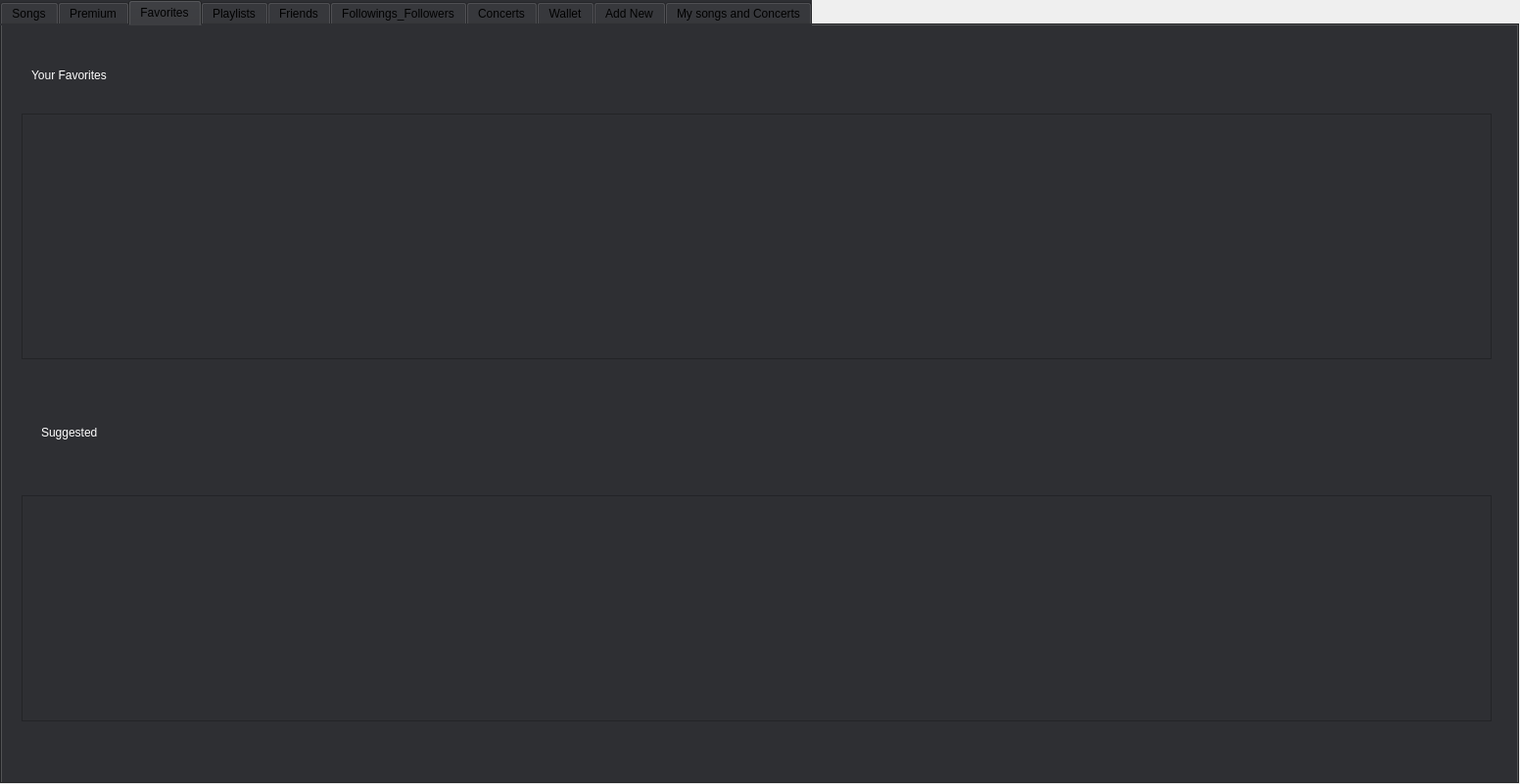
<?xml version="1.0" encoding="UTF-8"?>
<ui version="4.0">
 <class>Premium</class>
 <widget class="QWidget" name="Premium">
  <property name="geometry">
   <rect>
    <x>0</x>
    <y>0</y>
    <width>1552</width>
    <height>801</height>
   </rect>
  </property>
  <property name="windowTitle">
   <string>Form</string>
  </property>
  <widget class="QTabWidget" name="tabWidget">
   <property name="geometry">
    <rect>
     <x>0</x>
     <y>0</y>
     <width>1551</width>
     <height>801</height>
    </rect>
   </property>
   <property name="styleSheet">
    <string notr="true">background-color: rgb(46, 47, 51);</string>
   </property>
   <property name="currentIndex">
    <number>2</number>
   </property>
   <widget class="QWidget" name="songs_tab">
    <attribute name="title">
     <string>Songs</string>
    </attribute>
    <widget class="QScrollArea" name="scrollArea">
     <property name="geometry">
      <rect>
       <x>0</x>
       <y>70</y>
       <width>1521</width>
       <height>681</height>
      </rect>
     </property>
     <property name="styleSheet">
      <string notr="true">background-color: rgb(46, 47, 51);
color: rgb(255, 255, 255);</string>
     </property>
     <property name="widgetResizable">
      <bool>true</bool>
     </property>
     <widget class="QWidget" name="scrollAreaWidgetContents">
      <property name="geometry">
       <rect>
        <x>0</x>
        <y>0</y>
        <width>1519</width>
        <height>679</height>
       </rect>
      </property>
     </widget>
    </widget>
    <widget class="QLineEdit" name="SearchLineEdit">
     <property name="geometry">
      <rect>
       <x>12</x>
       <y>10</y>
       <width>1461</width>
       <height>28</height>
      </rect>
     </property>
     <property name="styleSheet">
      <string notr="true">color: rgb(255, 255, 255);</string>
     </property>
    </widget>
    <widget class="QRadioButton" name="SearchNameArtist">
     <property name="geometry">
      <rect>
       <x>11</x>
       <y>41</y>
       <width>149</width>
       <height>26</height>
      </rect>
     </property>
     <property name="text">
      <string>Name of the artist</string>
     </property>
    </widget>
    <widget class="QRadioButton" name="SearchAgeCategory">
     <property name="geometry">
      <rect>
       <x>180</x>
       <y>40</y>
       <width>118</width>
       <height>26</height>
      </rect>
     </property>
     <property name="text">
      <string>Age category</string>
     </property>
    </widget>
    <widget class="QRadioButton" name="SearchNameMusic">
     <property name="geometry">
      <rect>
       <x>320</x>
       <y>40</y>
       <width>201</width>
       <height>26</height>
      </rect>
     </property>
     <property name="text">
      <string>The name of the music</string>
     </property>
    </widget>
    <widget class="QRadioButton" name="SearchCountry">
     <property name="geometry">
      <rect>
       <x>520</x>
       <y>40</y>
       <width>80</width>
       <height>26</height>
      </rect>
     </property>
     <property name="text">
      <string>Country</string>
     </property>
    </widget>
    <widget class="QRadioButton" name="SearchGenre">
     <property name="geometry">
      <rect>
       <x>620</x>
       <y>40</y>
       <width>68</width>
       <height>26</height>
      </rect>
     </property>
     <property name="text">
      <string>Genre</string>
     </property>
    </widget>
    <widget class="QPushButton" name="Search_pushButton">
     <property name="geometry">
      <rect>
       <x>1490</x>
       <y>10</y>
       <width>51</width>
       <height>51</height>
      </rect>
     </property>
     <property name="text">
      <string/>
     </property>
    </widget>
   </widget>
   <widget class="QWidget" name="premium_tab">
    <attribute name="title">
     <string>Premium</string>
    </attribute>
   </widget>
   <widget class="QWidget" name="favorites_tab">
    <attribute name="title">
     <string>Favorites</string>
    </attribute>
    <widget class="QScrollArea" name="scrollArea_2">
     <property name="geometry">
      <rect>
       <x>20</x>
       <y>90</y>
       <width>1501</width>
       <height>251</height>
      </rect>
     </property>
     <property name="styleSheet">
      <string notr="true">color: rgb(255, 255, 255);</string>
     </property>
     <property name="widgetResizable">
      <bool>true</bool>
     </property>
     <widget class="QWidget" name="scrollAreaWidgetContents_2">
      <property name="geometry">
       <rect>
        <x>0</x>
        <y>0</y>
        <width>1499</width>
        <height>249</height>
       </rect>
      </property>
     </widget>
    </widget>
    <widget class="QLabel" name="favorites_label">
     <property name="geometry">
      <rect>
       <x>30</x>
       <y>40</y>
       <width>151</width>
       <height>21</height>
      </rect>
     </property>
     <property name="styleSheet">
      <string notr="true">color: rgb(255, 255, 255);</string>
     </property>
     <property name="text">
      <string>Your Favorites</string>
     </property>
    </widget>
    <widget class="QLabel" name="suggested_label">
     <property name="geometry">
      <rect>
       <x>40</x>
       <y>400</y>
       <width>131</width>
       <height>31</height>
      </rect>
     </property>
     <property name="styleSheet">
      <string notr="true">color: rgb(255, 255, 255);</string>
     </property>
     <property name="text">
      <string>Suggested</string>
     </property>
    </widget>
    <widget class="QScrollArea" name="scrollArea_3">
     <property name="geometry">
      <rect>
       <x>20</x>
       <y>480</y>
       <width>1501</width>
       <height>231</height>
      </rect>
     </property>
     <property name="styleSheet">
      <string notr="true">color: rgb(255, 255, 255);</string>
     </property>
     <property name="widgetResizable">
      <bool>true</bool>
     </property>
     <widget class="QWidget" name="scrollAreaWidgetContents_4">
      <property name="geometry">
       <rect>
        <x>0</x>
        <y>0</y>
        <width>1499</width>
        <height>229</height>
       </rect>
      </property>
     </widget>
    </widget>
   </widget>
   <widget class="QWidget" name="playlist_tab">
    <attribute name="title">
     <string>Playlists</string>
    </attribute>
    <widget class="QScrollArea" name="friend_playlist_scrollbar">
     <property name="geometry">
      <rect>
       <x>0</x>
       <y>290</y>
       <width>1501</width>
       <height>181</height>
      </rect>
     </property>
     <property name="styleSheet">
      <string notr="true">color: rgb(255, 255, 255);</string>
     </property>
     <property name="widgetResizable">
      <bool>true</bool>
     </property>
     <widget class="QWidget" name="scrollAreaWidgetContents_5">
      <property name="geometry">
       <rect>
        <x>0</x>
        <y>0</y>
        <width>1499</width>
        <height>179</height>
       </rect>
      </property>
     </widget>
    </widget>
    <widget class="QLabel" name="friendsP_label">
     <property name="geometry">
      <rect>
       <x>20</x>
       <y>230</y>
       <width>231</width>
       <height>41</height>
      </rect>
     </property>
     <property name="styleSheet">
      <string notr="true">color: rgb(255, 255, 255);</string>
     </property>
     <property name="text">
      <string>Your Friends Playlist</string>
     </property>
    </widget>
    <widget class="QScrollArea" name="your_playlist_scrollbar">
     <property name="geometry">
      <rect>
       <x>0</x>
       <y>40</y>
       <width>1501</width>
       <height>171</height>
      </rect>
     </property>
     <property name="styleSheet">
      <string notr="true">color: rgb(255, 255, 255);</string>
     </property>
     <property name="widgetResizable">
      <bool>true</bool>
     </property>
     <widget class="QWidget" name="scrollAreaWidgetContents_6">
      <property name="geometry">
       <rect>
        <x>0</x>
        <y>0</y>
        <width>1499</width>
        <height>169</height>
       </rect>
      </property>
     </widget>
    </widget>
    <widget class="QLabel" name="playlist_label">
     <property name="geometry">
      <rect>
       <x>20</x>
       <y>10</y>
       <width>151</width>
       <height>21</height>
      </rect>
     </property>
     <property name="styleSheet">
      <string notr="true">color: rgb(255, 255, 255);</string>
     </property>
     <property name="text">
      <string>Your Playlists</string>
     </property>
    </widget>
    <widget class="QLabel" name="public_playlist_label">
     <property name="geometry">
      <rect>
       <x>20</x>
       <y>480</y>
       <width>141</width>
       <height>51</height>
      </rect>
     </property>
     <property name="styleSheet">
      <string notr="true">color: rgb(255, 255, 255);</string>
     </property>
     <property name="text">
      <string>Public Playlists</string>
     </property>
    </widget>
    <widget class="QScrollArea" name="publicPlaylist_scrollbar">
     <property name="geometry">
      <rect>
       <x>0</x>
       <y>540</y>
       <width>1501</width>
       <height>181</height>
      </rect>
     </property>
     <property name="styleSheet">
      <string notr="true">color: rgb(255, 255, 255);</string>
     </property>
     <property name="widgetResizable">
      <bool>true</bool>
     </property>
     <widget class="QWidget" name="scrollAreaWidgetContents_8">
      <property name="geometry">
       <rect>
        <x>0</x>
        <y>0</y>
        <width>1499</width>
        <height>179</height>
       </rect>
      </property>
     </widget>
    </widget>
   </widget>
   <widget class="QWidget" name="friends_tab">
    <attribute name="title">
     <string>Friends</string>
    </attribute>
    <widget class="QScrollArea" name="friends_scrollArea">
     <property name="geometry">
      <rect>
       <x>660</x>
       <y>80</y>
       <width>391</width>
       <height>671</height>
      </rect>
     </property>
     <property name="styleSheet">
      <string notr="true">color: rgb(255, 255, 255);</string>
     </property>
     <property name="widgetResizable">
      <bool>true</bool>
     </property>
     <widget class="QWidget" name="scrollAreaWidgetContents_7">
      <property name="geometry">
       <rect>
        <x>0</x>
        <y>0</y>
        <width>389</width>
        <height>669</height>
       </rect>
      </property>
     </widget>
    </widget>
    <widget class="QLabel" name="friends_label">
     <property name="geometry">
      <rect>
       <x>810</x>
       <y>30</y>
       <width>171</width>
       <height>20</height>
      </rect>
     </property>
     <property name="styleSheet">
      <string notr="true">color: rgb(255, 255, 255);</string>
     </property>
     <property name="text">
      <string>Your Friends</string>
     </property>
    </widget>
    <widget class="QScrollArea" name="friendship_requests">
     <property name="geometry">
      <rect>
       <x>80</x>
       <y>80</y>
       <width>351</width>
       <height>671</height>
      </rect>
     </property>
     <property name="styleSheet">
      <string notr="true">color: rgb(255, 255, 255);</string>
     </property>
     <property name="widgetResizable">
      <bool>true</bool>
     </property>
     <widget class="QWidget" name="scrollAreaWidgetContents_15">
      <property name="geometry">
       <rect>
        <x>0</x>
        <y>0</y>
        <width>349</width>
        <height>669</height>
       </rect>
      </property>
     </widget>
    </widget>
    <widget class="QLabel" name="requst_label">
     <property name="geometry">
      <rect>
       <x>200</x>
       <y>30</y>
       <width>231</width>
       <height>20</height>
      </rect>
     </property>
     <property name="styleSheet">
      <string notr="true">color: rgb(255, 255, 255);</string>
     </property>
     <property name="text">
      <string>Friendship Requsts</string>
     </property>
    </widget>
   </widget>
   <widget class="QWidget" name="follow_tab">
    <attribute name="title">
     <string>Followings_Followers</string>
    </attribute>
    <widget class="QLabel" name="following_label">
     <property name="geometry">
      <rect>
       <x>290</x>
       <y>20</y>
       <width>81</width>
       <height>31</height>
      </rect>
     </property>
     <property name="styleSheet">
      <string notr="true">color: rgb(255, 255, 255);</string>
     </property>
     <property name="text">
      <string>Followings</string>
     </property>
    </widget>
    <widget class="QScrollArea" name="followin_scrollBar">
     <property name="geometry">
      <rect>
       <x>190</x>
       <y>70</y>
       <width>271</width>
       <height>651</height>
      </rect>
     </property>
     <property name="styleSheet">
      <string notr="true">color: rgb(255, 255, 255);</string>
     </property>
     <property name="widgetResizable">
      <bool>true</bool>
     </property>
     <widget class="QWidget" name="scrollAreaWidgetContents_9">
      <property name="geometry">
       <rect>
        <x>0</x>
        <y>0</y>
        <width>269</width>
        <height>649</height>
       </rect>
      </property>
     </widget>
    </widget>
    <widget class="QScrollArea" name="follower_scrollBar">
     <property name="geometry">
      <rect>
       <x>530</x>
       <y>70</y>
       <width>271</width>
       <height>651</height>
      </rect>
     </property>
     <property name="styleSheet">
      <string notr="true">color: rgb(255, 255, 255);</string>
     </property>
     <property name="widgetResizable">
      <bool>true</bool>
     </property>
     <widget class="QWidget" name="scrollAreaWidgetContents_10">
      <property name="geometry">
       <rect>
        <x>0</x>
        <y>0</y>
        <width>269</width>
        <height>649</height>
       </rect>
      </property>
     </widget>
    </widget>
    <widget class="QLabel" name="followers_label">
     <property name="geometry">
      <rect>
       <x>620</x>
       <y>20</y>
       <width>81</width>
       <height>31</height>
      </rect>
     </property>
     <property name="styleSheet">
      <string notr="true">color: rgb(255, 255, 255);</string>
     </property>
     <property name="text">
      <string>Followers</string>
     </property>
    </widget>
    <widget class="QLabel" name="allUsers_label">
     <property name="geometry">
      <rect>
       <x>980</x>
       <y>20</y>
       <width>81</width>
       <height>31</height>
      </rect>
     </property>
     <property name="styleSheet">
      <string notr="true">color: rgb(255, 255, 255);</string>
     </property>
     <property name="text">
      <string>All Users</string>
     </property>
    </widget>
    <widget class="QScrollArea" name="allUsers_scrollBar">
     <property name="geometry">
      <rect>
       <x>870</x>
       <y>70</y>
       <width>271</width>
       <height>651</height>
      </rect>
     </property>
     <property name="styleSheet">
      <string notr="true">color: rgb(255, 255, 255);</string>
     </property>
     <property name="widgetResizable">
      <bool>true</bool>
     </property>
     <widget class="QWidget" name="scrollAreaWidgetContents_17">
      <property name="geometry">
       <rect>
        <x>0</x>
        <y>0</y>
        <width>269</width>
        <height>649</height>
       </rect>
      </property>
     </widget>
    </widget>
   </widget>
   <widget class="QWidget" name="tab">
    <attribute name="title">
     <string>Concerts</string>
    </attribute>
    <widget class="QScrollArea" name="concerts_scrollBar">
     <property name="geometry">
      <rect>
       <x>0</x>
       <y>0</y>
       <width>1531</width>
       <height>751</height>
      </rect>
     </property>
     <property name="styleSheet">
      <string notr="true">color: rgb(255, 255, 255);</string>
     </property>
     <property name="widgetResizable">
      <bool>true</bool>
     </property>
     <widget class="QWidget" name="scrollAreaWidgetContents_11">
      <property name="geometry">
       <rect>
        <x>0</x>
        <y>0</y>
        <width>1529</width>
        <height>749</height>
       </rect>
      </property>
     </widget>
    </widget>
   </widget>
   <widget class="QWidget" name="wallet_tab">
    <attribute name="title">
     <string>Wallet</string>
    </attribute>
    <widget class="QLabel" name="Balance_label">
     <property name="geometry">
      <rect>
       <x>350</x>
       <y>30</y>
       <width>91</width>
       <height>81</height>
      </rect>
     </property>
     <property name="styleSheet">
      <string notr="true">color: rgb(255, 255, 255);</string>
     </property>
     <property name="text">
      <string>Balace:</string>
     </property>
    </widget>
    <widget class="QLabel" name="balance">
     <property name="geometry">
      <rect>
       <x>470</x>
       <y>40</y>
       <width>211</width>
       <height>71</height>
      </rect>
     </property>
     <property name="styleSheet">
      <string notr="true">color: rgb(255, 255, 255);</string>
     </property>
     <property name="text">
      <string/>
     </property>
    </widget>
    <widget class="QScrollArea" name="valid_tickets_scrollArea">
     <property name="geometry">
      <rect>
       <x>20</x>
       <y>430</y>
       <width>1511</width>
       <height>111</height>
      </rect>
     </property>
     <property name="styleSheet">
      <string notr="true">color: rgb(255, 255, 255);</string>
     </property>
     <property name="widgetResizable">
      <bool>true</bool>
     </property>
     <widget class="QWidget" name="scrollAreaWidgetContents_12">
      <property name="geometry">
       <rect>
        <x>0</x>
        <y>0</y>
        <width>1509</width>
        <height>109</height>
       </rect>
      </property>
     </widget>
    </widget>
    <widget class="QScrollArea" name="expired_tickets_scrollArea">
     <property name="geometry">
      <rect>
       <x>20</x>
       <y>590</y>
       <width>1511</width>
       <height>111</height>
      </rect>
     </property>
     <property name="styleSheet">
      <string notr="true">color: rgb(255, 255, 255);</string>
     </property>
     <property name="widgetResizable">
      <bool>true</bool>
     </property>
     <widget class="QWidget" name="scrollAreaWidgetContents_14">
      <property name="geometry">
       <rect>
        <x>0</x>
        <y>0</y>
        <width>1509</width>
        <height>109</height>
       </rect>
      </property>
     </widget>
    </widget>
    <widget class="QLabel" name="valid_label">
     <property name="geometry">
      <rect>
       <x>30</x>
       <y>390</y>
       <width>91</width>
       <height>31</height>
      </rect>
     </property>
     <property name="styleSheet">
      <string notr="true">color: rgb(255, 255, 255);</string>
     </property>
     <property name="text">
      <string>Valid Tickets:</string>
     </property>
    </widget>
    <widget class="QLabel" name="expired_label">
     <property name="geometry">
      <rect>
       <x>30</x>
       <y>560</y>
       <width>111</width>
       <height>21</height>
      </rect>
     </property>
     <property name="styleSheet">
      <string notr="true">color: rgb(255, 255, 255);</string>
     </property>
     <property name="text">
      <string>Expired Tickets:</string>
     </property>
    </widget>
    <widget class="QPushButton" name="charge">
     <property name="geometry">
      <rect>
       <x>350</x>
       <y>180</y>
       <width>101</width>
       <height>81</height>
      </rect>
     </property>
     <property name="styleSheet">
      <string notr="true">color: rgb(255, 255, 255);</string>
     </property>
     <property name="text">
      <string>Charge</string>
     </property>
    </widget>
    <widget class="QPushButton" name="withdraw">
     <property name="geometry">
      <rect>
       <x>830</x>
       <y>180</y>
       <width>101</width>
       <height>81</height>
      </rect>
     </property>
     <property name="styleSheet">
      <string notr="true">color: rgb(255, 255, 255);</string>
     </property>
     <property name="text">
      <string>Withdraw</string>
     </property>
    </widget>
    <widget class="QLineEdit" name="password_3">
     <property name="geometry">
      <rect>
       <x>10</x>
       <y>190</y>
       <width>321</width>
       <height>61</height>
      </rect>
     </property>
     <property name="styleSheet">
      <string notr="true">border-radius: 30px;
background-color: rgb(255, 255, 255);
padding: 10px;
font: 700 15pt &quot;UD Digi Kyokasho NP-B&quot;;</string>
     </property>
     <property name="alignment">
      <set>Qt::AlignLeading|Qt::AlignLeft|Qt::AlignVCenter</set>
     </property>
     <property name="placeholderText">
      <string>Enter charge amount</string>
     </property>
    </widget>
    <widget class="QLineEdit" name="password_4">
     <property name="geometry">
      <rect>
       <x>470</x>
       <y>190</y>
       <width>331</width>
       <height>61</height>
      </rect>
     </property>
     <property name="styleSheet">
      <string notr="true">border-radius: 30px;
background-color: rgb(255, 255, 255);
padding: 10px;
font: 700 15pt &quot;UD Digi Kyokasho NP-B&quot;;</string>
     </property>
     <property name="alignment">
      <set>Qt::AlignLeading|Qt::AlignLeft|Qt::AlignVCenter</set>
     </property>
     <property name="placeholderText">
      <string>Enter withdraw amount</string>
     </property>
    </widget>
   </widget>
   <widget class="QWidget" name="add_new">
    <attribute name="title">
     <string>Add New</string>
    </attribute>
    <widget class="QToolBox" name="toolBox">
     <property name="geometry">
      <rect>
       <x>160</x>
       <y>40</y>
       <width>1251</width>
       <height>681</height>
      </rect>
     </property>
     <property name="currentIndex">
      <number>2</number>
     </property>
     <widget class="QWidget" name="add_single">
      <property name="geometry">
       <rect>
        <x>0</x>
        <y>0</y>
        <width>100</width>
        <height>30</height>
       </rect>
      </property>
      <attribute name="label">
       <string>Add Single</string>
      </attribute>
      <widget class="QPushButton" name="submit_song">
       <property name="geometry">
        <rect>
         <x>240</x>
         <y>500</y>
         <width>691</width>
         <height>61</height>
        </rect>
       </property>
       <property name="cursor">
        <cursorShape>PointingHandCursor</cursorShape>
       </property>
       <property name="styleSheet">
        <string notr="true">font: 15pt &quot;Segoe UI Historic&quot;;
background-color: rgb(46, 189, 89);border-radius: 30px;
color: rgb(255, 255, 255);</string>
       </property>
       <property name="text">
        <string>Submit</string>
       </property>
      </widget>
      <widget class="QLineEdit" name="title">
       <property name="geometry">
        <rect>
         <x>530</x>
         <y>60</y>
         <width>401</width>
         <height>61</height>
        </rect>
       </property>
       <property name="styleSheet">
        <string notr="true">border-radius: 30px;
background-color: rgb(255, 255, 255);
padding: 10px;
font: 700 15pt &quot;UD Digi Kyokasho NP-B&quot;;</string>
       </property>
       <property name="alignment">
        <set>Qt::AlignCenter</set>
       </property>
       <property name="placeholderText">
        <string>Title</string>
       </property>
      </widget>
      <widget class="QLineEdit" name="Album">
       <property name="geometry">
        <rect>
         <x>530</x>
         <y>140</y>
         <width>401</width>
         <height>61</height>
        </rect>
       </property>
       <property name="styleSheet">
        <string notr="true">border-radius: 30px;
background-color: rgb(255, 255, 255);
padding: 10px;
font: 700 15pt &quot;UD Digi Kyokasho NP-B&quot;;</string>
       </property>
       <property name="alignment">
        <set>Qt::AlignCenter</set>
       </property>
       <property name="placeholderText">
        <string>Album</string>
       </property>
      </widget>
      <widget class="QLineEdit" name="Genre">
       <property name="geometry">
        <rect>
         <x>530</x>
         <y>220</y>
         <width>401</width>
         <height>61</height>
        </rect>
       </property>
       <property name="styleSheet">
        <string notr="true">border-radius: 30px;
background-color: rgb(255, 255, 255);
padding: 10px;
font: 700 15pt &quot;UD Digi Kyokasho NP-B&quot;;</string>
       </property>
       <property name="alignment">
        <set>Qt::AlignCenter</set>
       </property>
       <property name="placeholderText">
        <string>Genre</string>
       </property>
      </widget>
      <widget class="QLineEdit" name="ReleaseDate">
       <property name="geometry">
        <rect>
         <x>530</x>
         <y>290</y>
         <width>401</width>
         <height>61</height>
        </rect>
       </property>
       <property name="styleSheet">
        <string notr="true">border-radius: 30px;
background-color: rgb(255, 255, 255);
padding: 10px;
font: 700 15pt &quot;UD Digi Kyokasho NP-B&quot;;</string>
       </property>
       <property name="alignment">
        <set>Qt::AlignCenter</set>
       </property>
       <property name="placeholderText">
        <string>Release Date</string>
       </property>
      </widget>
      <widget class="QPlainTextEdit" name="Lyrics">
       <property name="geometry">
        <rect>
         <x>240</x>
         <y>40</y>
         <width>281</width>
         <height>451</height>
        </rect>
       </property>
       <property name="styleSheet">
        <string notr="true">border-radius: 30px;
background-color: rgb(255, 255, 255);
padding: 10px;
font: 700 15pt &quot;UD Digi Kyokasho NP-B&quot;;</string>
       </property>
       <property name="placeholderText">
        <string>Enter Lyrics</string>
       </property>
      </widget>
      <widget class="QLineEdit" name="AgeCategory">
       <property name="geometry">
        <rect>
         <x>530</x>
         <y>360</y>
         <width>401</width>
         <height>61</height>
        </rect>
       </property>
       <property name="styleSheet">
        <string notr="true">border-radius: 30px;
background-color: rgb(255, 255, 255);
padding: 10px;
font: 700 15pt &quot;UD Digi Kyokasho NP-B&quot;;</string>
       </property>
       <property name="alignment">
        <set>Qt::AlignCenter</set>
       </property>
       <property name="placeholderText">
        <string>Age Category</string>
       </property>
      </widget>
      <widget class="QLineEdit" name="Country">
       <property name="geometry">
        <rect>
         <x>530</x>
         <y>430</y>
         <width>401</width>
         <height>61</height>
        </rect>
       </property>
       <property name="styleSheet">
        <string notr="true">border-radius: 30px;
background-color: rgb(255, 255, 255);
padding: 10px;
font: 700 15pt &quot;UD Digi Kyokasho NP-B&quot;;</string>
       </property>
       <property name="alignment">
        <set>Qt::AlignCenter</set>
       </property>
       <property name="placeholderText">
        <string>Country</string>
       </property>
      </widget>
      <widget class="QPushButton" name="UploadPhoto">
       <property name="geometry">
        <rect>
         <x>10</x>
         <y>340</y>
         <width>181</width>
         <height>101</height>
        </rect>
       </property>
       <property name="styleSheet">
        <string notr="true">font: 15pt &quot;Segoe UI Historic&quot;;
background-color: rgb(46, 189, 89);border-radius: 30px;
color: rgb(255, 255, 255);</string>
       </property>
       <property name="text">
        <string>Upload Photo</string>
       </property>
      </widget>
      <widget class="QLabel" name="Song_photo">
       <property name="geometry">
        <rect>
         <x>20</x>
         <y>90</y>
         <width>171</width>
         <height>211</height>
        </rect>
       </property>
       <property name="text">
        <string/>
       </property>
      </widget>
     </widget>
     <widget class="QWidget" name="add_album">
      <property name="geometry">
       <rect>
        <x>0</x>
        <y>0</y>
        <width>100</width>
        <height>30</height>
       </rect>
      </property>
      <attribute name="label">
       <string>Add Album</string>
      </attribute>
      <widget class="QLineEdit" name="num_songs">
       <property name="geometry">
        <rect>
         <x>10</x>
         <y>40</y>
         <width>301</width>
         <height>61</height>
        </rect>
       </property>
       <property name="styleSheet">
        <string notr="true">border-radius: 30px;
background-color: rgb(255, 255, 255);
padding: 10px;
font: 700 15pt &quot;UD Digi Kyokasho NP-B&quot;;</string>
       </property>
       <property name="alignment">
        <set>Qt::AlignCenter</set>
       </property>
       <property name="placeholderText">
        <string>Number of Songs</string>
       </property>
      </widget>
      <widget class="QPushButton" name="OK">
       <property name="geometry">
        <rect>
         <x>320</x>
         <y>40</y>
         <width>91</width>
         <height>61</height>
        </rect>
       </property>
       <property name="cursor">
        <cursorShape>PointingHandCursor</cursorShape>
       </property>
       <property name="styleSheet">
        <string notr="true">font: 15pt &quot;Segoe UI Historic&quot;;
background-color: rgb(46, 189, 89);border-radius: 30px;
color: rgb(255, 255, 255);</string>
       </property>
       <property name="text">
        <string>OK</string>
       </property>
      </widget>
      <widget class="QScrollArea" name="song_scroll_area">
       <property name="geometry">
        <rect>
         <x>450</x>
         <y>20</y>
         <width>661</width>
         <height>541</height>
        </rect>
       </property>
       <property name="widgetResizable">
        <bool>true</bool>
       </property>
       <widget class="QWidget" name="scrollAreaWidgetContents_3">
        <property name="geometry">
         <rect>
          <x>0</x>
          <y>0</y>
          <width>659</width>
          <height>539</height>
         </rect>
        </property>
       </widget>
      </widget>
     </widget>
     <widget class="QWidget" name="add_concert">
      <property name="geometry">
       <rect>
        <x>0</x>
        <y>0</y>
        <width>1251</width>
        <height>576</height>
       </rect>
      </property>
      <attribute name="label">
       <string>Add Concert</string>
      </attribute>
      <widget class="QLineEdit" name="signer">
       <property name="geometry">
        <rect>
         <x>440</x>
         <y>30</y>
         <width>401</width>
         <height>61</height>
        </rect>
       </property>
       <property name="styleSheet">
        <string notr="true">border-radius: 30px;
background-color: rgb(255, 255, 255);
padding: 10px;
font: 700 15pt &quot;UD Digi Kyokasho NP-B&quot;;</string>
       </property>
       <property name="alignment">
        <set>Qt::AlignCenter</set>
       </property>
       <property name="placeholderText">
        <string>Singer</string>
       </property>
      </widget>
      <widget class="QPushButton" name="submit_song_2">
       <property name="geometry">
        <rect>
         <x>450</x>
         <y>450</y>
         <width>391</width>
         <height>61</height>
        </rect>
       </property>
       <property name="cursor">
        <cursorShape>PointingHandCursor</cursorShape>
       </property>
       <property name="styleSheet">
        <string notr="true">font: 15pt &quot;Segoe UI Historic&quot;;
background-color: rgb(46, 189, 89);border-radius: 30px;
color: rgb(255, 255, 255);</string>
       </property>
       <property name="text">
        <string>Submit</string>
       </property>
      </widget>
      <widget class="QLineEdit" name="Country_2">
       <property name="geometry">
        <rect>
         <x>440</x>
         <y>170</y>
         <width>401</width>
         <height>61</height>
        </rect>
       </property>
       <property name="styleSheet">
        <string notr="true">border-radius: 30px;
background-color: rgb(255, 255, 255);
padding: 10px;
font: 700 15pt &quot;UD Digi Kyokasho NP-B&quot;;</string>
       </property>
       <property name="alignment">
        <set>Qt::AlignCenter</set>
       </property>
       <property name="placeholderText">
        <string>Country</string>
       </property>
      </widget>
      <widget class="QLineEdit" name="ReleaseDate_2">
       <property name="geometry">
        <rect>
         <x>440</x>
         <y>100</y>
         <width>401</width>
         <height>61</height>
        </rect>
       </property>
       <property name="styleSheet">
        <string notr="true">border-radius: 30px;
background-color: rgb(255, 255, 255);
padding: 10px;
font: 700 15pt &quot;UD Digi Kyokasho NP-B&quot;;</string>
       </property>
       <property name="alignment">
        <set>Qt::AlignCenter</set>
       </property>
       <property name="placeholderText">
        <string>Release Date</string>
       </property>
      </widget>
      <widget class="QLineEdit" name="ticket1">
       <property name="geometry">
        <rect>
         <x>440</x>
         <y>240</y>
         <width>401</width>
         <height>61</height>
        </rect>
       </property>
       <property name="styleSheet">
        <string notr="true">border-radius: 30px;
background-color: rgb(255, 255, 255);
padding: 10px;
font: 700 15pt &quot;UD Digi Kyokasho NP-B&quot;;</string>
       </property>
       <property name="alignment">
        <set>Qt::AlignCenter</set>
       </property>
       <property name="placeholderText">
        <string> ticket 1 price</string>
       </property>
      </widget>
      <widget class="QLineEdit" name="ticket2">
       <property name="geometry">
        <rect>
         <x>440</x>
         <y>310</y>
         <width>401</width>
         <height>61</height>
        </rect>
       </property>
       <property name="styleSheet">
        <string notr="true">border-radius: 30px;
background-color: rgb(255, 255, 255);
padding: 10px;
font: 700 15pt &quot;UD Digi Kyokasho NP-B&quot;;</string>
       </property>
       <property name="alignment">
        <set>Qt::AlignCenter</set>
       </property>
       <property name="placeholderText">
        <string>ticket 2 price</string>
       </property>
      </widget>
      <widget class="QLineEdit" name="ticket3">
       <property name="geometry">
        <rect>
         <x>440</x>
         <y>380</y>
         <width>401</width>
         <height>61</height>
        </rect>
       </property>
       <property name="styleSheet">
        <string notr="true">border-radius: 30px;
background-color: rgb(255, 255, 255);
padding: 10px;
font: 700 15pt &quot;UD Digi Kyokasho NP-B&quot;;</string>
       </property>
       <property name="alignment">
        <set>Qt::AlignCenter</set>
       </property>
       <property name="placeholderText">
        <string>ticket 3 price</string>
       </property>
      </widget>
     </widget>
    </widget>
   </widget>
   <widget class="QWidget" name="songs_concerts">
    <attribute name="title">
     <string>My songs and Concerts</string>
    </attribute>
    <widget class="QScrollArea" name="my_albums_scrollBar">
     <property name="geometry">
      <rect>
       <x>10</x>
       <y>290</y>
       <width>1501</width>
       <height>181</height>
      </rect>
     </property>
     <property name="styleSheet">
      <string notr="true">color: rgb(255, 255, 255);</string>
     </property>
     <property name="widgetResizable">
      <bool>true</bool>
     </property>
     <widget class="QWidget" name="scrollAreaWidgetContents_13">
      <property name="geometry">
       <rect>
        <x>0</x>
        <y>0</y>
        <width>1499</width>
        <height>179</height>
       </rect>
      </property>
     </widget>
    </widget>
    <widget class="QLabel" name="myConcerts_label">
     <property name="geometry">
      <rect>
       <x>30</x>
       <y>480</y>
       <width>141</width>
       <height>51</height>
      </rect>
     </property>
     <property name="styleSheet">
      <string notr="true">color: rgb(255, 255, 255);</string>
     </property>
     <property name="text">
      <string>My Concerts</string>
     </property>
    </widget>
    <widget class="QScrollArea" name="my_concerts_scrollBar">
     <property name="geometry">
      <rect>
       <x>10</x>
       <y>540</y>
       <width>1501</width>
       <height>181</height>
      </rect>
     </property>
     <property name="styleSheet">
      <string notr="true">color: rgb(255, 255, 255);</string>
     </property>
     <property name="widgetResizable">
      <bool>true</bool>
     </property>
     <widget class="QWidget" name="scrollAreaWidgetContents_16">
      <property name="geometry">
       <rect>
        <x>0</x>
        <y>0</y>
        <width>1499</width>
        <height>179</height>
       </rect>
      </property>
     </widget>
    </widget>
    <widget class="QScrollArea" name="my_songs_scrollBar">
     <property name="geometry">
      <rect>
       <x>10</x>
       <y>40</y>
       <width>1501</width>
       <height>171</height>
      </rect>
     </property>
     <property name="styleSheet">
      <string notr="true">color: rgb(255, 255, 255);</string>
     </property>
     <property name="widgetResizable">
      <bool>true</bool>
     </property>
     <widget class="QWidget" name="scrollAreaWidgetContents_18">
      <property name="geometry">
       <rect>
        <x>0</x>
        <y>0</y>
        <width>1499</width>
        <height>169</height>
       </rect>
      </property>
     </widget>
    </widget>
    <widget class="QLabel" name="myAlbums_label">
     <property name="geometry">
      <rect>
       <x>30</x>
       <y>230</y>
       <width>231</width>
       <height>41</height>
      </rect>
     </property>
     <property name="styleSheet">
      <string notr="true">color: rgb(255, 255, 255);</string>
     </property>
     <property name="text">
      <string>My Albums</string>
     </property>
    </widget>
    <widget class="QLabel" name="mySongs_label">
     <property name="geometry">
      <rect>
       <x>30</x>
       <y>10</y>
       <width>151</width>
       <height>21</height>
      </rect>
     </property>
     <property name="styleSheet">
      <string notr="true">color: rgb(255, 255, 255);</string>
     </property>
     <property name="text">
      <string>My Songs</string>
     </property>
    </widget>
   </widget>
  </widget>
 </widget>
 <resources/>
 <connections/>
</ui>
